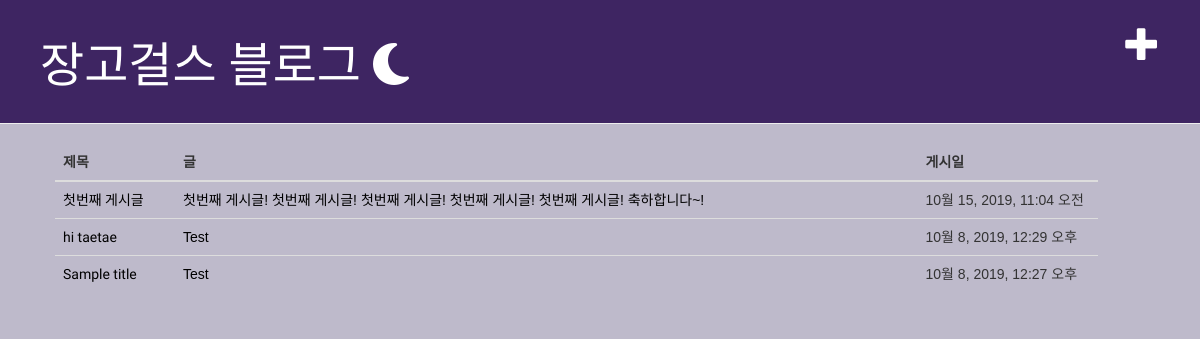
Page /blog/ on the earlier database version.
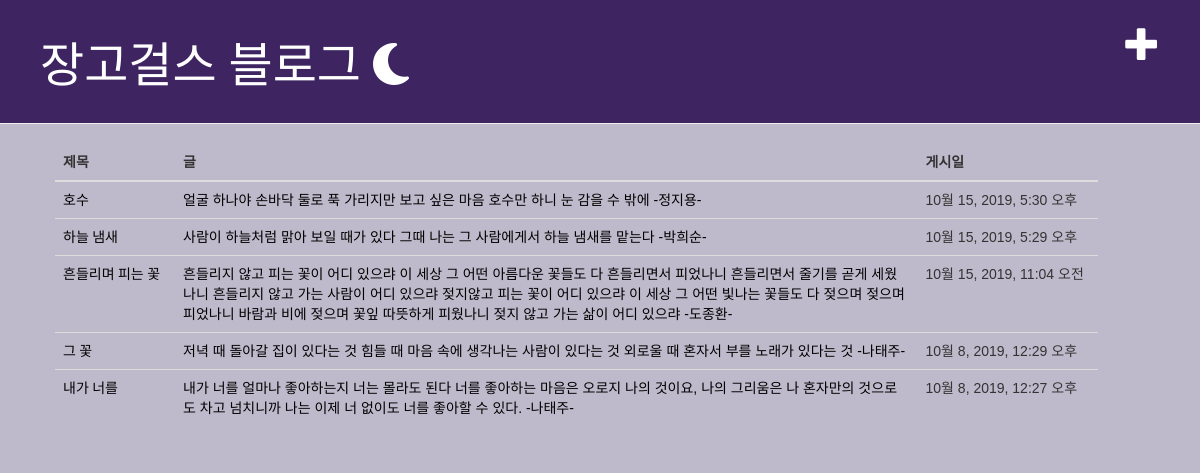
Same page on the later database version.
### blog/models.py (models this page shows, shortened)
class Post(models.Model):
    author = models.ForeignKey(settings.AUTH_USER_MODEL, on_delete=models.CASCADE)
    title = models.CharField(max_length=200)
    text = models.TextField()
    created_date = models.DateTimeField(
        default=timezone.now
    )
    published_date = models.DateTimeField(
        blank=True, null=True
    )

### blog/views.py (the view)
# urls.py: path('', views.post_list, name='post_list'),  # 나중에 template에서 view로 접근할 때 사용할 이름 지정
def post_list(request):  # request 변수 - 사용자의 웹 주소가 다 넘어가는 변수
    posts = Post.objects.filter(published_date__lte=timezone.now()).order_by('-published_date')
    return render(              # render() 함수를 호출하여 화면을 출력
        request,                # 함수에게 사용자가 요청한 정보를 전달
        'blog/post_list_table.html',  # 화면 출력 주체 지정
        {'posts': posts}        # 화면 출력에 사용할 데이터 전
    )

### blog/templates/blog/post_list_table.html (shortened to what this page needs)
<!DOCTYPE html>
{% load static %}
<html lang="en">
<head>
    <link rel="stylesheet" href="//maxcdn.bootstrapcdn.com/bootstrap/3.2.0/css/bootstrap.min.css">
    <link rel="stylesheet" href="//maxcdn.bootstrapcdn.com/bootstrap/3.2.0/css/bootstrap-theme.min.css">
    <link rel="stylesheet" href="{% static 'css/blog.css' %}">
</head>
<body>
    <div class="page-header">
        <a href="{% url 'post_new' %}" class="top-menu"><span class="glyphicon glyphicon-plus"></span></a>
        <h1><a href="/">장고걸스 블로그 <i class="fas fa-moon"></i></a></h1>
    </div>
    <div class="content container">
        <div class="row">
            <div class="col-md-11">
                <table class="table table-hover post">
                    <thead>
                        <tr>
                            <th style="width: 120px">제목</th>
                            <th>글</th>
                            <th style="width: 180px">게시일</th>
                        </tr>
                    </thead>
                    <tbody>
                    {% for post in posts %}
                        <tr>
                            <td class="title"><a href="{% url 'post_detail' pk=post.pk %}">{{ post.title }}</a></td>
                            <td><a href="{% url 'post_detail' pk=post.pk %}">{{ post.text }}</a></td>
                            <td>{{ post.published_date }}</td>
                        </tr>
                    {% endfor %}
                    </tbody>
                </table>
            </div>
        </div>
    </div>
</body>
</html>

Differences in the rows shown:
now on this page (row edited): Post: title "호수", text "얼굴 하나야 손바닥 둘로 푹 가리지만 보고 싶은 마음 호수만 하니 눈 감을 수 밖에 -정지용-", published_date "10월 15, 2019, 5:30 오후"
now on this page (row edited): Post: title "하늘 냄새", text "사람이 하늘처럼 맑아 보일 때가 있다 그때 나는 그 사람에게서 하늘 냄새를 맡는다 -박희순-", published_date "10월 15, 2019, 5:29 오후"
changed Post: title "첫번째 게시글" → "흔들리며 피는 꽃"; text "첫번째 게시글! 첫번째 게시글! 첫번째 게시글! 첫번째 게시글! 첫번째 게시글! 축하합니다~!" → "흔들리지 않고 피는 꽃이 어디 있으랴 이 세상 그 어떤 아름다운 꽃들도 다 흔들리면서 피었나니 흔들리면서 줄기를 곧게 세웠나니 흔들리지 않고 가는 사람이 어디 있으랴 젖지않고 피는 꽃이 어디 있으랴 이 세상 그 어떤 빛나는 꽃들도 다 젖으며 젖으며 피었나니 바람과 비에 젖으며 꽃잎 따뜻하게 피웠나니 젖지 않고 가는 삶이 어디 있으랴 -도종환-"
changed Post: title "hi taetae" → "그 꽃"; text "Test" → "저녁 때 돌아갈 집이 있다는 것 힘들 때 마음 속에 생각나는 사람이 있다는 것 외로울 때 혼자서 부를 노래가 있다는 것 -나태주-"
changed Post: title "Sample title" → "내가 너를"; text "Test" → "내가 너를 얼마나 좋아하는지 너는 몰라도 된다 너를 좋아하는 마음은 오로지 나의 것이요, 나의 그리움은 나 혼자만의 것으로도 차고 넘치니까 나는 이제 너 없이도 너를 좋아할 수 있다. -나태주-"
